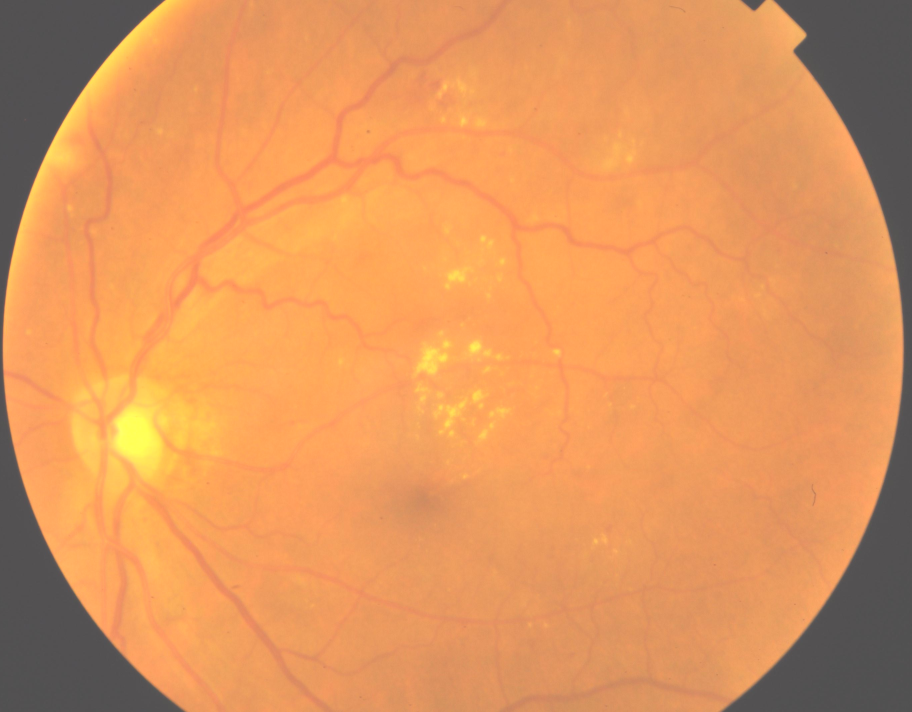
#> input picture streamlit/tmp/00a8624548a9.png, 2736 x 2136 px (shown at 1/3 size)
$ python -i preprocessing.py   (imports and definitions only)
#> lines starting #> are read from the running program, lines starting #| are printed output that depends on the picture
from tensorflow.keras.preprocessing.image import load_img,img_to_array
import cv2
import numpy as np

def preprocess(imgpath):
#> called with imgpath = 'tmp/00a8624548a9.png'
    img=cv2.imread(imgpath)
#> img is the input picture: shape (2136, 2736, 3); mean B, G, R 92.8, 150.4, 223.7
    img=cv2.cvtColor(img,cv2.COLOR_BGR2RGB)
    img_black=cv2.cvtColor(img,cv2.COLOR_RGB2GRAY)
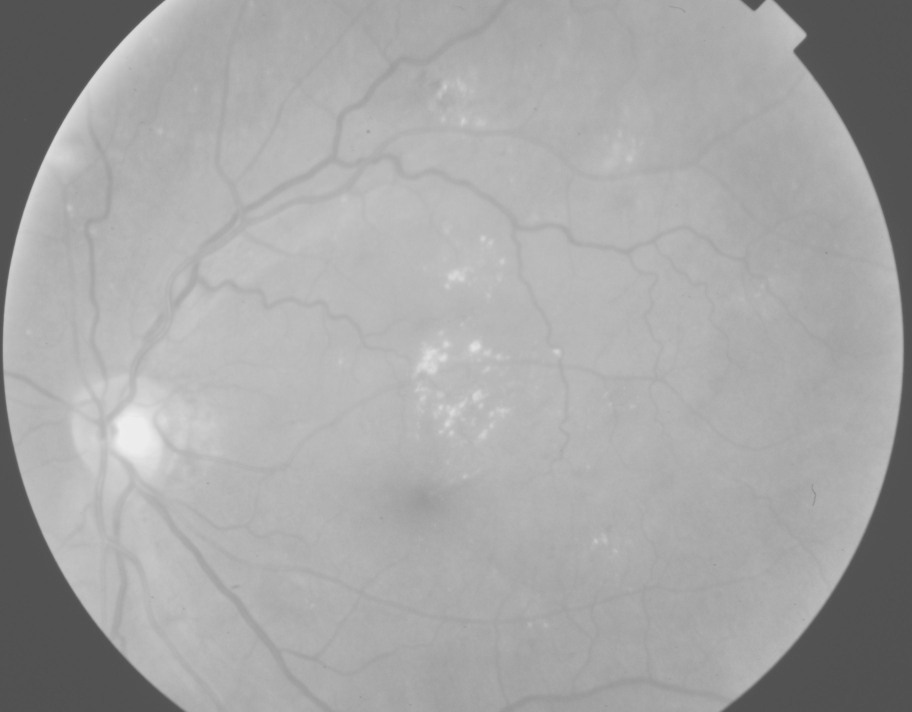
#> img_black: shape (2136, 2736) (shown at 1/3 size); min 80, max 239, mean 165.8
    mask=img_black>5
#> mask: shape (2136, 2736) bool; every value is 1
    temp=img[np.ix_(mask.any(1),mask.any(0))]
    if temp.shape[0]==0:
        clean_img=img
    else:
        img0=img[:,:,0][np.ix_(mask.any(1),mask.any(0))]
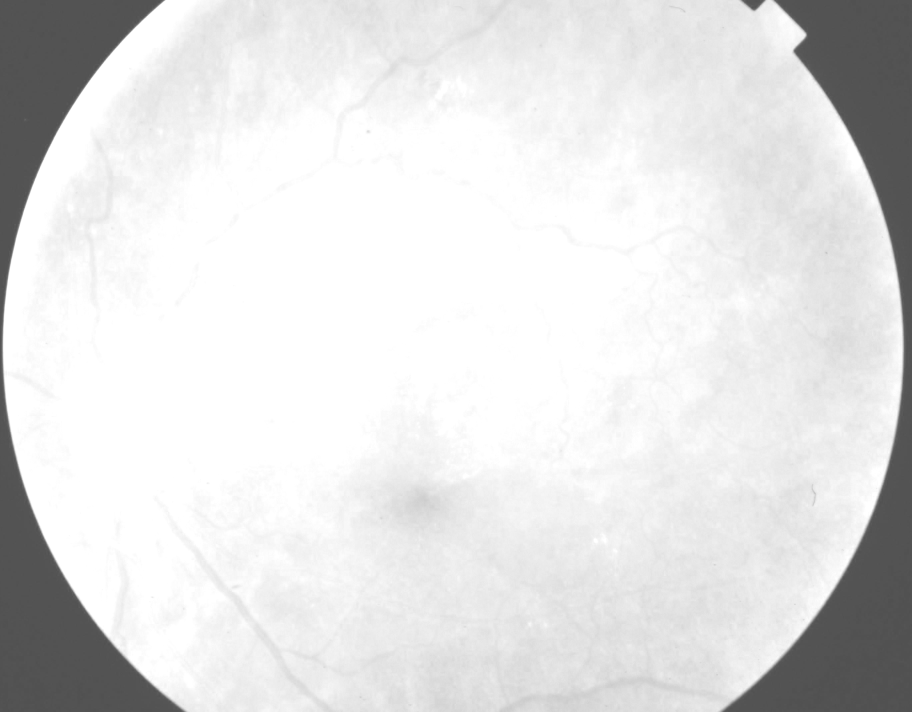
#> img0: shape (2136, 2736) (shown at 1/3 size); min 80, max 255, mean 223.7
        img1=img[:,:,1][np.ix_(mask.any(1),mask.any(0))]
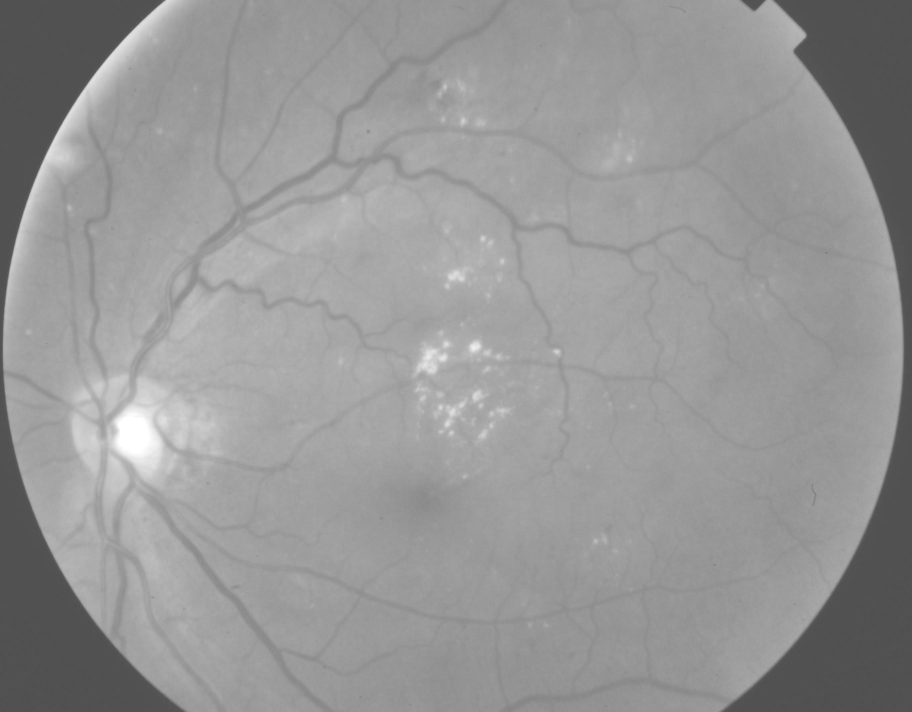
#> img1: shape (2136, 2736) (shown at 1/3 size); min 80, max 255, mean 150.4
        img2=img[:,:,2][np.ix_(mask.any(1),mask.any(0))]
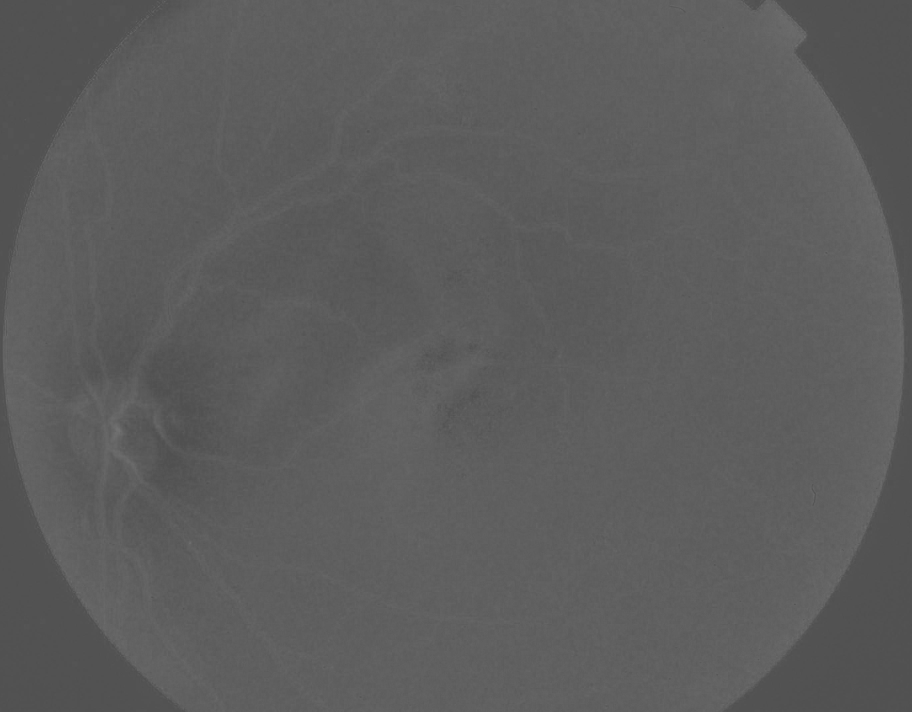
#> img2: shape (2136, 2736) (shown at 1/3 size); min 80, max 123, mean 92.8
        clean_img=np.stack([img0,img1,img2],axis=-1)
    image_final=cv2.addWeighted(clean_img,0.8,cv2.GaussianBlur(clean_img,(15,15),30),0.2,80)
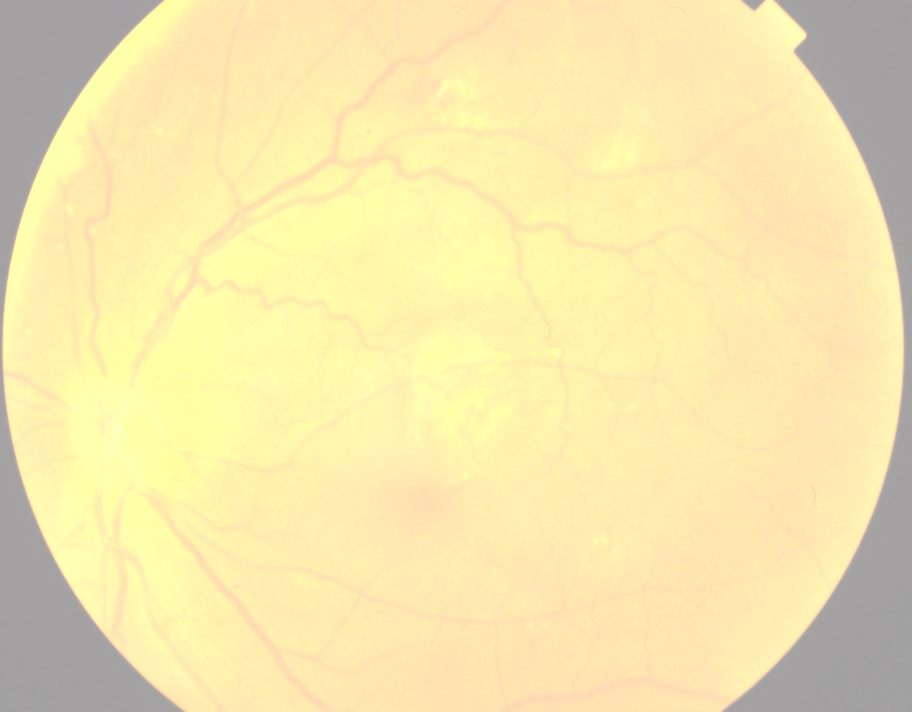
#> image_final: shape (2136, 2736, 3) (shown at 1/3 size); mean R, G, B 243.7, 229.5, 172.8
    img=cv2.resize(image_final,(900,900))
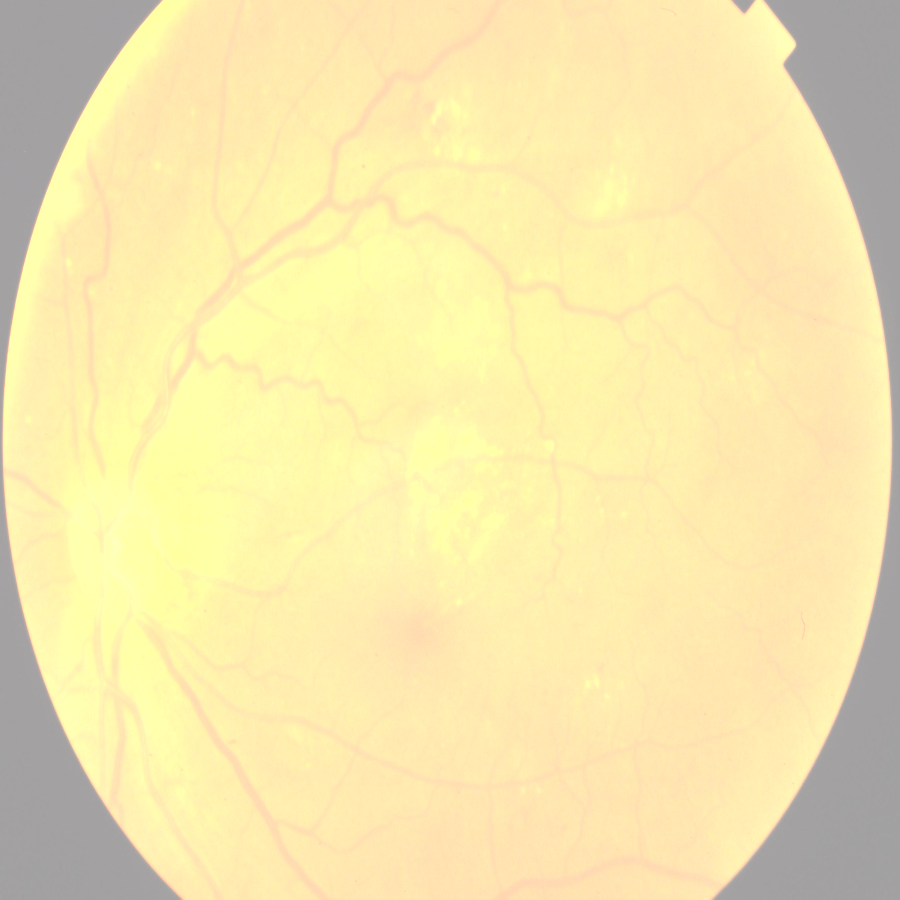
#> img: shape (900, 900, 3); mean R, G, B 243.7, 229.4, 172.7
#> (the run stopped early here; a loop or call above may not have finished)
